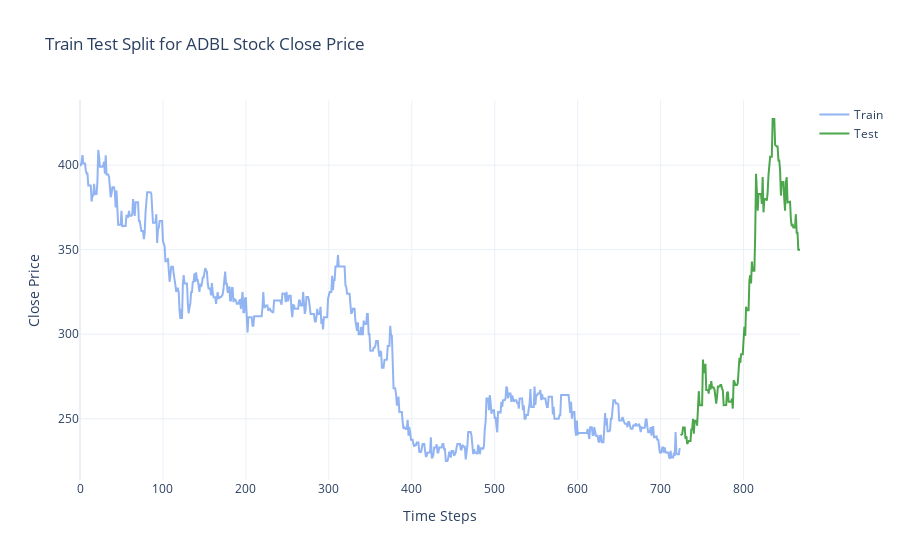

This figure's notebook cell:
### Code cell
# Prepare data for plotting
train_close_actual = scaler.inverse_transform(train_labels)[:, 0]  # Actual values for training
test_close_actual = scaler.inverse_transform(test_labels)[:, 0]  # Actual values for testing

# Create a figure
fig = go.Figure()

# Add traces for training data
fig.add_trace(go.Scatter(x=np.arange(len(train_close_actual)), y=train_close_actual,
                         mode='lines', name='Train', opacity=0.7,
                         line=dict(color='cornflowerblue')))  # Darker blue for actual

# Add traces for test data
fig.add_trace(go.Scatter(x=np.arange(len(train_close_actual), len(train_close_actual) + len(test_close_actual)),
                         y=test_close_actual, mode='lines', name='Test', opacity=0.7,
                         line=dict(color='green')))  # Dark green for actual

# Update layout
fig.update_layout(title='Train Test Split for ADBL Stock Close Price',
                  xaxis_title='Time Steps',
                  yaxis_title='Close Price',
                  template='plotly_white')

# Show the figure
fig.show()

### Figure 1 — Plotly figure (JSON) as saved in the notebook; plotly's stock layout.template omitted (floating-point values rounded to 4 significant figures; data arrays with more than 128 entries replaced by an {"elided": "..."} marker saying what was removed)
{"data": [{"line": {"color": "cornflowerblue"}, "mode": "lines", "name": "Train", "opacity": 0.7, "x": {"elided": "724 int values"}, "y": {"elided": "724 float values"}, "type": "scatter"}, {"line": {"color": "green"}, "mode": "lines", "name": "Test", "opacity": 0.7, "x": {"elided": "145 int values"}, "y": {"elided": "145 float values"}, "type": "scatter"}], "layout": {"title": {"text": "Train Test Split for ADBL Stock Close Price"}, "xaxis": {"title": {"text": "Time Steps"}}, "yaxis": {"title": {"text": "Close Price"}}}}
